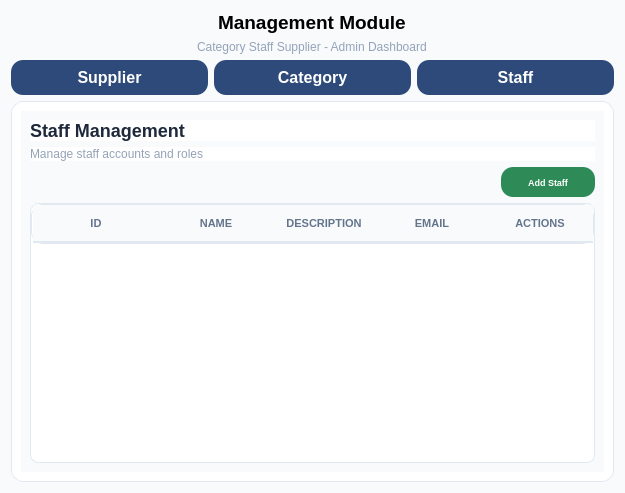
<?xml version="1.0" encoding="UTF-8"?>
<ui version="4.0">
 <class>staff</class>
 <widget class="QWidget" name="staff">
  <property name="geometry">
   <rect>
    <x>0</x>
    <y>0</y>
    <width>625</width>
    <height>493</height>
   </rect>
  </property>
  <property name="minimumSize">
   <size>
    <width>450</width>
    <height>0</height>
   </size>
  </property>
  <property name="font">
   <font>
    <family>Segoe UI</family>
    <pointsize>12</pointsize>
    <bold>true</bold>
   </font>
  </property>
  <property name="windowTitle">
   <string>Form</string>
  </property>
  <property name="layoutDirection">
   <enum>Qt::LayoutDirection::RightToLeft</enum>
  </property>
  <property name="autoFillBackground">
   <bool>false</bool>
  </property>
  <property name="styleSheet">
   <string notr="true">QWidget {
    background-color: #f8fafc;
    font-family: 'Segoe UI';
}</string>
  </property>
  <layout class="QVBoxLayout" name="verticalLayout_7">
   <item alignment="Qt::AlignmentFlag::AlignHCenter">
    <widget class="QLabel" name="ManagementModuletitle">
     <property name="minimumSize">
      <size>
       <width>2</width>
       <height>2</height>
      </size>
     </property>
     <property name="maximumSize">
      <size>
       <width>500</width>
       <height>50</height>
      </size>
     </property>
     <property name="font">
      <font>
       <family>Segoe UI</family>
       <pointsize>14</pointsize>
       <bold>true</bold>
      </font>
     </property>
     <property name="styleSheet">
      <string notr="true">color: black;</string>
     </property>
     <property name="frameShape">
      <enum>QFrame::Shape::NoFrame</enum>
     </property>
     <property name="text">
      <string>Management Module</string>
     </property>
     <property name="textFormat">
      <enum>Qt::TextFormat::PlainText</enum>
     </property>
    </widget>
   </item>
   <item alignment="Qt::AlignmentFlag::AlignHCenter">
    <widget class="QLabel" name="AdminDashboardtitle">
     <property name="maximumSize">
      <size>
       <width>500</width>
       <height>20</height>
      </size>
     </property>
     <property name="font">
      <font>
       <family>Segoe UI</family>
       <pointsize>-1</pointsize>
       <bold>false</bold>
      </font>
     </property>
     <property name="styleSheet">
      <string notr="true">QLabel {
    font-size: 12px;
    color: #94a3b8;
    border: none;
}</string>
     </property>
     <property name="text">
      <string>Category Staff Supplier - Admin Dashboard</string>
     </property>
    </widget>
   </item>
   <item>
    <layout class="QHBoxLayout" name="horizontalLayout_3">
     <item>
      <widget class="QPushButton" name="navStaffBtn_3">
       <property name="styleSheet">
        <string notr="true">QPushButton {
    background-color: #2D4A7A;
    border: none;
    padding: 8px 16px;
    color: white;
    font-weight: bold;
    border-radius:12px;
}
QPushButton:hover {
    color:white;
   background-color: #1B2A4A;
    border-radius:12px;
}</string>
       </property>
       <property name="text">
        <string>Staff</string>
       </property>
      </widget>
     </item>
     <item>
      <widget class="QPushButton" name="navCategoryBtn_3">
       <property name="styleSheet">
        <string notr="true">QPushButton {
    background-color: #2D4A7A;
    border: none;
    padding: 8px 16px;
    color: white;
    font-weight: bold;
    border-radius:12px;
}
QPushButton:hover {
    color:white;
   background-color: #1B2A4A;
    border-radius:12px;
}</string>
       </property>
       <property name="text">
        <string>Category</string>
       </property>
      </widget>
     </item>
     <item>
      <widget class="QPushButton" name="navSupplierBtn_3">
       <property name="styleSheet">
        <string notr="true">QPushButton {
    background-color: #2D4A7A;
    border: none;
    padding: 8px 16px;
    color: white;
    font-weight: bold;
    border-radius:12px;
}
QPushButton:hover {
    color:white;
   background-color: #1B2A4A;
    border-radius:12px;
}</string>
       </property>
       <property name="text">
        <string>Supplier</string>
       </property>
      </widget>
     </item>
    </layout>
   </item>
   <item>
    <widget class="QFrame" name="mainCardFrame">
     <property name="styleSheet">
      <string notr="true">QFrame {
    background-color: #ffffff;
    border: 1px solid #e2e8f0;
    border-radius: 12px;
}</string>
     </property>
     <property name="frameShape">
      <enum>QFrame::Shape::StyledPanel</enum>
     </property>
     <property name="frameShadow">
      <enum>QFrame::Shadow::Raised</enum>
     </property>
     <layout class="QVBoxLayout" name="verticalLayout_5">
      <item>
       <widget class="QWidget" name="widget_3" native="true">
        <layout class="QVBoxLayout" name="verticalLayout_6">
         <item>
          <widget class="QLabel" name="cardTitleLabel_3">
           <property name="font">
            <font>
             <family>Segoe UI</family>
             <pointsize>-1</pointsize>
             <bold>true</bold>
            </font>
           </property>
           <property name="styleSheet">
            <string notr="true">QLabel {
    font-size: 18px;
    font-weight: bold;
    color: #1e293b;
    border: none;
}</string>
           </property>
           <property name="text">
            <string>Staff Management</string>
           </property>
          </widget>
         </item>
         <item>
          <widget class="QLabel" name="cardSubtitleLabel_3">
           <property name="styleSheet">
            <string notr="true">QLabel {
    font-size: 12px;
    color: #94a3b8;
    border: none;
}</string>
           </property>
           <property name="text">
            <string>Manage staff accounts and roles</string>
           </property>
          </widget>
         </item>
         <item>
          <widget class="QPushButton" name="addStaffBtn_3">
           <property name="minimumSize">
            <size>
             <width>90</width>
             <height>30</height>
            </size>
           </property>
           <property name="maximumSize">
            <size>
             <width>94</width>
             <height>30</height>
            </size>
           </property>
           <property name="font">
            <font>
             <family>Segoe UI</family>
             <pointsize>-1</pointsize>
             <bold>true</bold>
            </font>
           </property>
           <property name="styleSheet">
            <string notr="true">QPushButton {
    background-color:#2E8B57;
    border: none;
    padding: 8px 16px;
    color: white;
    font-weight: bold;
    border-radius: 12px !important;        /* Smooth, modern rounded corners */
    font-family: &quot;Segoe UI&quot;, Arial;
    font-size: 9px;
}
QPushButton:hover {
    color:white;
    background-color:#0B6623;
}</string>
           </property>
           <property name="text">
            <string>Add Staff</string>
           </property>
          </widget>
         </item>
         <item>
          <widget class="QTableWidget" name="staffTable_3">
           <property name="layoutDirection">
            <enum>Qt::LayoutDirection::RightToLeft</enum>
           </property>
           <property name="styleSheet">
            <string notr="true">QTableWidget {
    border: 1px solid #e2e8f0;
    border-radius: 8px;
    background-color: #ffffff;
    gridline-color: #f1f5f9;
    font-size: 13px;
}

QTableWidget::item {
    padding: 12px 8px;
    border-bottom: 1px solid #f1f5f9;
    color: #475569;
}

QTableWidget::item:selected {
    background-color: #f0fdf4;
    color: #1e293b;
}

QHeaderView::section {
    background-color: #f8fafc;
    color: #64748b;
    font-weight: bold;
    font-size: 11px;
    padding: 10px 8px;
    border: none;
    border-bottom: 2px solid #e2e8f0;
    text-transform: uppercase;
}</string>
           </property>
           <attribute name="horizontalHeaderMinimumSectionSize">
            <number>108</number>
           </attribute>
           <attribute name="horizontalHeaderHighlightSections">
            <bool>false</bool>
           </attribute>
           <attribute name="horizontalHeaderStretchLastSection">
            <bool>true</bool>
           </attribute>
           <attribute name="verticalHeaderStretchLastSection">
            <bool>true</bool>
           </attribute>
           <column>
            <property name="text">
             <string>ACTIONS</string>
            </property>
           </column>
           <column>
            <property name="text">
             <string>EMAIL</string>
            </property>
           </column>
           <column>
            <property name="text">
             <string>DESCRIPTION</string>
            </property>
           </column>
           <column>
            <property name="text">
             <string>NAME</string>
            </property>
           </column>
           <column>
            <property name="text">
             <string>ID </string>
            </property>
           </column>
          </widget>
         </item>
        </layout>
       </widget>
      </item>
     </layout>
    </widget>
   </item>
  </layout>
 </widget>
 <resources/>
 <connections/>
</ui>
